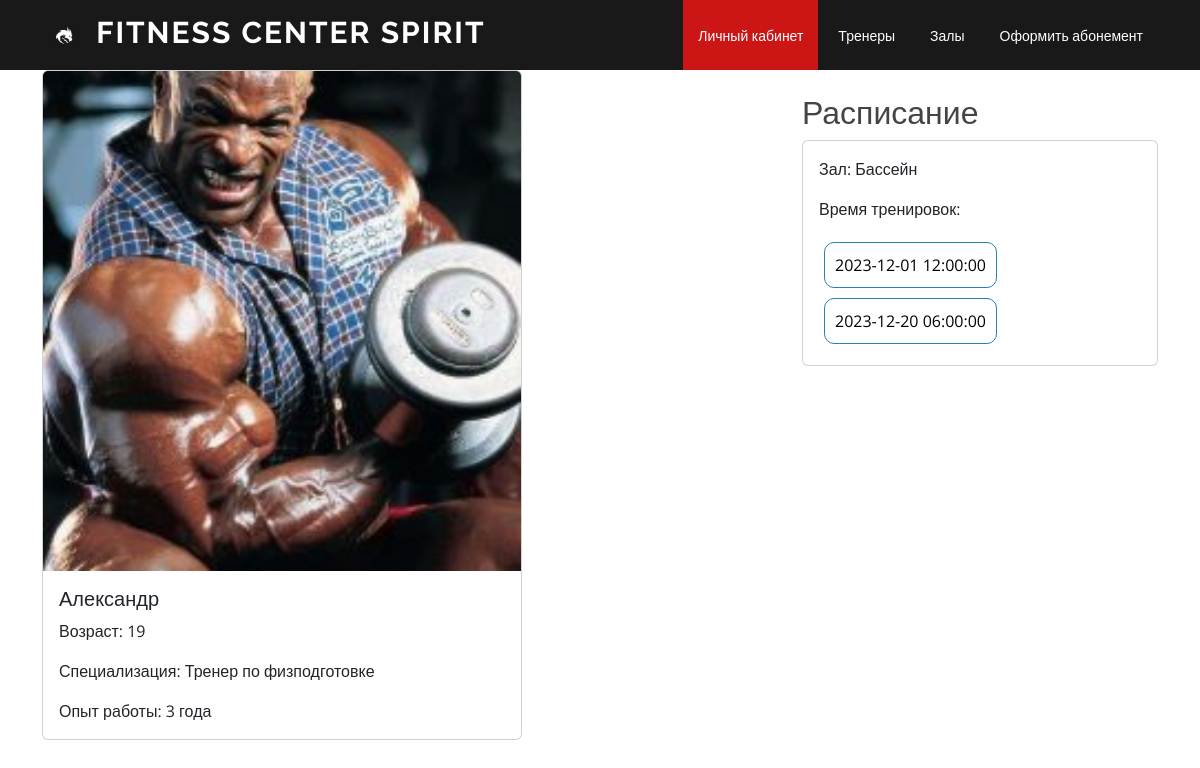
Before: /1 with the older database file.
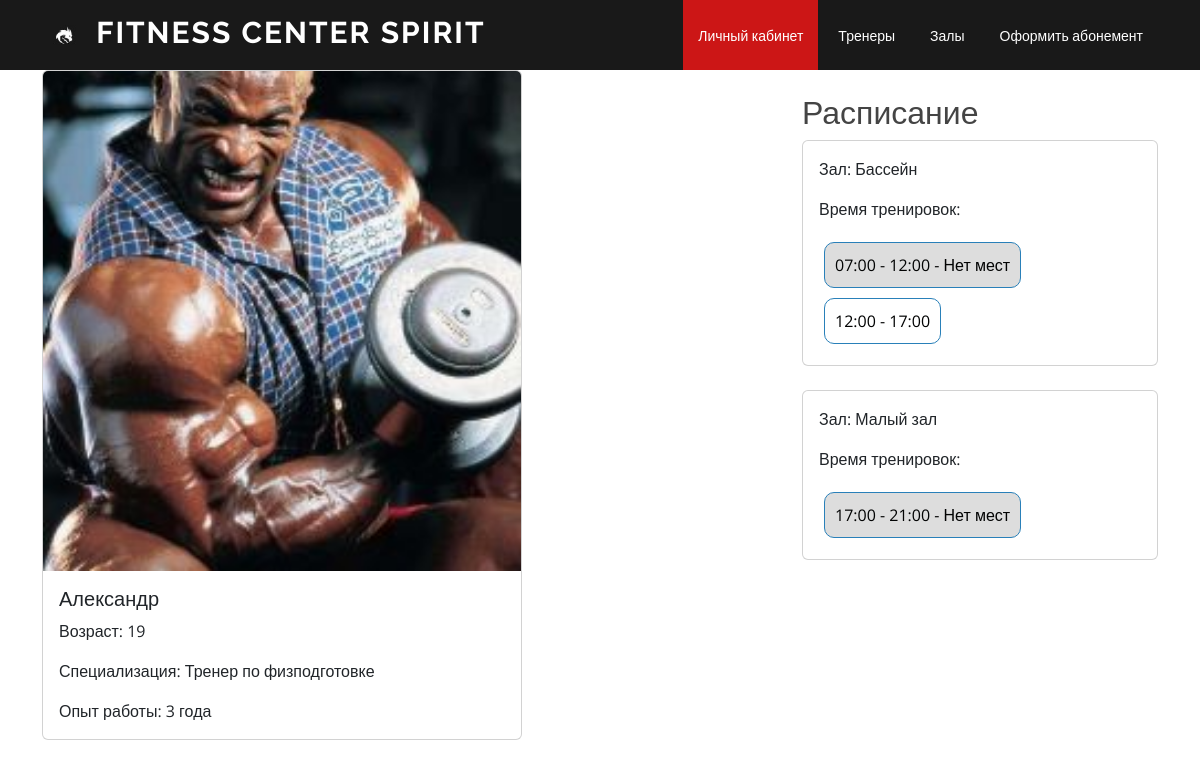
After: the same page with the newer database file.
### main/models.py (models this page shows, shortened)
class Gym(models.Model):
    name = models.CharField('Название зала', max_length=30)
    workouts = models.ManyToManyField(Workouts, related_name='Тренировки')
    price = models.IntegerField('Цена', null=True)
    image = models.ImageField(null=True, blank=True, upload_to='coachs/')
    def __str__(self):
        return self.name
    class Meta:
        verbose_name = 'Зал'
        verbose_name_plural = 'Залы'

class Schedule(models.Model):
    coach = models.ForeignKey(Coach, on_delete=models.CASCADE)
    gym = models.ForeignKey(Gym, on_delete=models.CASCADE)
    start = models.CharField("Время тренировки",max_length=30)
    number = models.IntegerField('Количество человек', blank=True, default=0)
    is_busy = models.BooleanField('Время переполнено', blank=True, default=False)
    class Meta:
        verbose_name = 'Расписание'
        verbose_name_plural = 'Расписание'

### main/views.py (the view)
# urls.py: path('<int:pk>', CoachView.as_view(), name='coachview')
class CoachView(DetailView):
    model = Coach
    template_name = 'main/coach_view.html'
    context_object_name = 'coach'
    def get_context_data(self, **kwargs):
        context = super().get_context_data(**kwargs)
        coach = self.get_object()
        coach_cards = Card.objects.filter(coach=coach)
        coach_schedule = Schedule.objects.filter(coach=coach)
        context['coach_cards'] = coach_cards
        context['schedule'] = coach_schedule
        return context

### main/templates/main/coach_view.html (shortened to what this page needs)
{% extends 'main/base.html' %}
{% load static %}
{% block content %}
<div class="container position-relative">
    <div class="row">
        <div class="col-md-8">
            <div class="card-deck">
                <div class="card" style="width: 30rem">
                    {% if coach.image %}
                    <img src="{{coach.image.url}}" class="card-img-top" alt="..." style="object-fit: cover; height: 500px;">
                    {% else %}
                    <img src="{% static 'main/image/загружено.jpg' %}" class="card-img-top" alt="..." style="object-fit: cover; height: 500px;">
                    {% endif %}
                    <div class="card-body">
                        <h5 class="card-title">{{coach.name}}</h5>
                        <p class="card-text">Возраст: {{coach.age}}</p>
                        <p class="card-text">Специализация: {{coach.qualification}}</p>
                        <p class="card-text">Опыт работы: {{coach.experience}}</p>
                    </div>
                </div>
            </div>
        </div>
        <div class="col-md-4"><br>
            <h2> Расписание </h2>
            {% regroup schedule by gym as gym_entries %}
            {% for gym_entry in gym_entries %}
            <div class="card">
                <div class="card-body">
                    <p class="card-text">Зал: {{ gym_entry.grouper }}</p>
                    <p class="card-text">Время тренировок:</p>
                    <div class="schedule">
                        {% for entry in gym_entry.list %}
                            <div class="schedule-entry {% if entry.is_busy %}busy-time{% endif %}">
                                {{ entry.start }}{% if entry.is_busy %} - Нет мест{% endif %}
                            </div>
                        {% endfor %}
                    </div>
                </div>
            </div><br>
            {% endfor %}
        </div>
    </div>
</div>
<link rel="stylesheet" href="{% static 'main/css/main.css' %}">
{% endblock %}

Changed rows visible on the page:
removed Schedule: start "2023-12-01 12:00:00", shown under Gym "Бассейн"
removed Schedule: start "2023-12-20 06:00:00", shown under Gym "Бассейн"
added Schedule: start "07:00 - 12:00", is_busy "- Нет мест", shown under Gym "Бассейн"
added Schedule: start "12:00 - 17:00", shown under Gym "Бассейн"
now on this page (row unchanged): Gym: grouper "Малый зал"
added Schedule: start "17:00 - 21:00", is_busy "- Нет мест", shown under "Малый зал"
